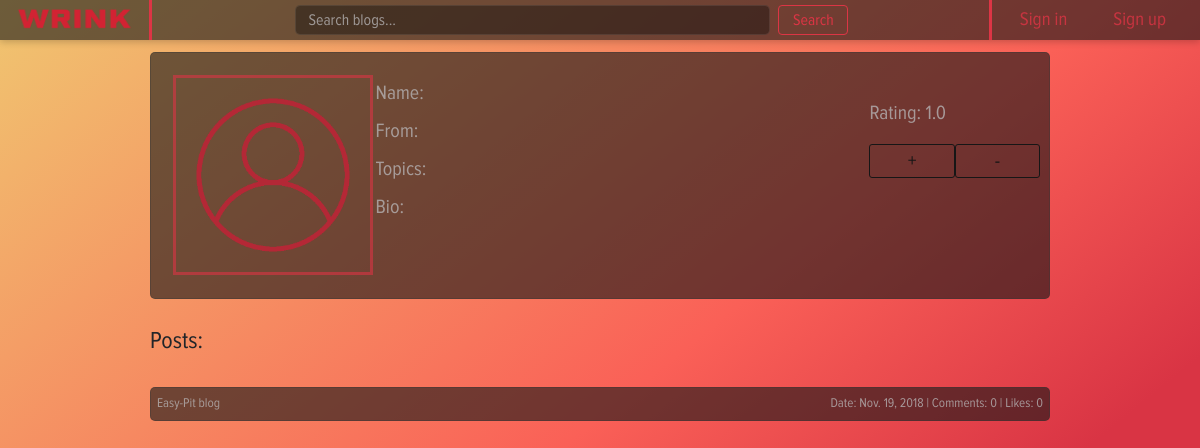
Page /profile/8 on the earlier database version.
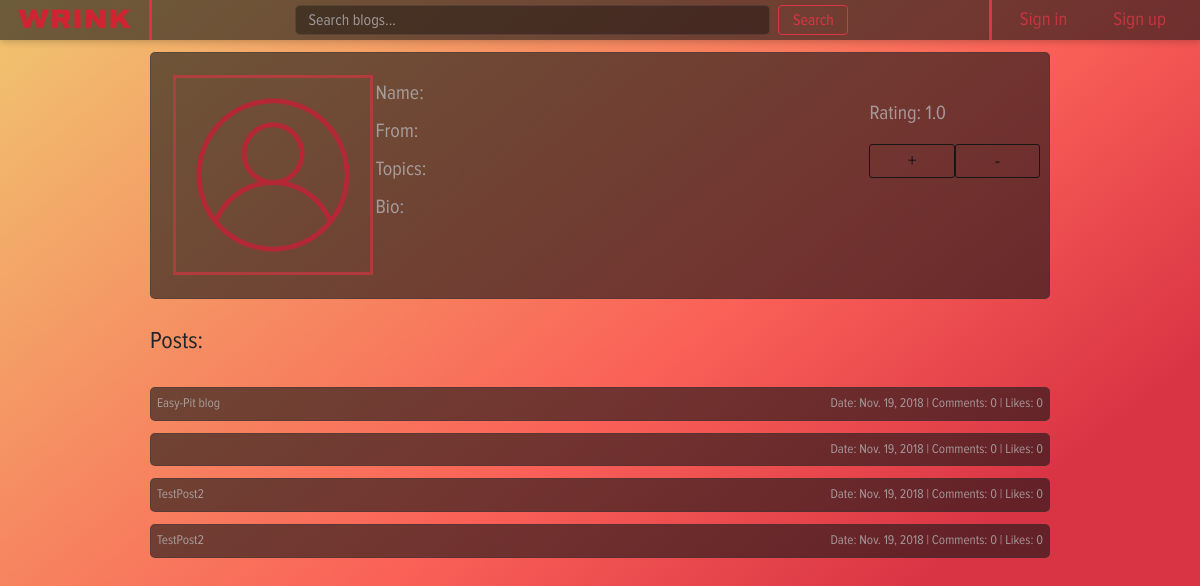
Same page on the later database version.
### post/models.py (models this page shows)
class Post(models.Model):
    title = models.CharField(max_length=100, blank=True)
    body = FroalaField(theme='dark')
    date = models.DateField(blank=True)
    author = models.ForeignKey(User, on_delete=models.CASCADE)
    voters = models.ManyToManyField(Profile)
    likes = models.IntegerField(default=0, blank=True)
    def get_absolute_url(self):
        return reverse_lazy('post_page', kwargs={'post_id': self.id})

### user_profile/views.py (the view, shortened to what this page needs)
# urls.py: re_path(r'^(?P<profile_id>\d+)$', views.profile_page, name='profile_page'),
def profile_page(request, profile_id):
    context = authenticated(request)
    user_profile = request.user
    try:
        profile = Profile.objects.get(pk=profile_id)
        user_profile = profile.user
        context['posts'] = Post.objects.filter(author=user_profile)
    except ObjectDoesNotExist:
        return redirect('home_page')
    context['user_profile'] = user_profile
    context['rating'] = count_rating(user_profile)
    return render(request, 'profile/profile_page.html', context)

### home/views.py (called while the page is built)
def check_authentication(request):
    context = dict()
    context['authenticated'] = request.user.is_authenticated
    if context['authenticated']:
        context['user'] = request.user
    return context

### user_profile/views.py (called while the page is built)
def count_rating(user):
    try:
        rating = user.profile.likes / user.profile.voters.count()
    except ZeroDivisionError:
        rating = 1.0
    return rating

### user_profile/templates/profile/profile_page.html (shortened to what this page needs)
{% extends "wrapper.html" %}
{% block style %}
    <link rel="stylesheet" href="/static/css/profile_style.css">
{% endblock %}
{% block content %}
    <div class="row">
        <div class="column" style="width: 25%;">
            <img src="/static/images/account.png" id="photo" alt="photo">
        </div>
        <div class="column">
            <div style="margin-top: 5%;">
                <label class="label">Name: {{ user_profile.first_name }}</label>
            </div>
            <div>
                <label class="label">From: {{ user_profile.profile.location }}</label>
            </div>
            <div>
                <label class="label">Topics: {{ user_profile.profile.topics }}</label>
            </div>
            <div>
                <label class="label">Bio: {{ user_profile.profile.bio }}</label>
            </div>
        </div>
        <div class="column" style="width: 20%;">
            <div style="margin-top: 25%;">
                <label class="label">Rating: {{ rating }}</label>
                <div style="margin-right: 5%;">
                    <form action="" method="post">{% csrf_token %}
                        <button type="submit" class="postButton" name="plus">+</button>
                    </form>
                    <form action="" method="post">{% csrf_token %}
                        <button type="submit" class="minusButton" name="minus">-</button>
                    </form>
                </div>
            </div>
        </div>
    </div>
    <div class="row" id="breaker">
        <p>
            Posts:
        </p>
    </div>
    {% if posts %}
        {% for post in posts %}
            <div class="row" id="postLine">
                <a href="{{ post.get_absolute_url }}" id="post">{{ post.title }}</a>
                <span class="info">
                    <span class="infoElement">Date: {{ post.date }}</span> |
                    <span class="infoElement">Comments: {{ post.comment_set.count }}</span> |
                    <span class="infoElement">Likes: {{ post.likes }}</span>
                </span>
            </div>
        {% endfor %}
    {% else %}
        <div class="row" id="breaker">
            <p>
                There is no any post yet...
            </p>
        </div>
    {% endif %}
{% endblock %}

### templates/wrapper.html (shortened to what this page needs)
<!DOCTYPE html>
<html>
<head>
  <link rel="stylesheet" href="/static/css/bootstrap.min.css" type="text/css">
  <link rel="stylesheet" href="/static/css/base_style.css">
    {% block style %} {% endblock %}
</head>
<body>
  <nav class="navbar navbar-expand-lg sticky-top">
    <a href="/" class="navbar-brand">
      <img src="/static/images/label.png" width="120" height="50" alt="logo">
    </a>
    <div class="collapse navbar-collapse" id="navbarToggler">
      <div class="vl"></div>
      <form class="form-inline my-2 my-lg-0" action="/search" method="get">
        <input type="text" class="form-control mr-lg-2 input-lg" id="menuInput" name="search" placeholder="Search blogs..." aria-label="Search">
        <button class="btn btn-outline-danger my-2 my-sm-0" style="width:70px; height: 30px; padding: 0em;">Search</button>
      </form>
      <div class="vl"></div>
      <div class="text-right">
        <ul class="navbar-nav mr-auto float-right">
            {% if authenticated %}
                <li class="nav-item">
                    <a href="{{ user.profile.get_absolute_url }}" class="nav-link">
                        <img src="/static/images/account.png" width="27" height="27" alt="account">
                        {{user.username}}
                    </a>
                </li>
                <li class="nav-item">
                     <a href="/write" class="nav-link">Write</a>
                </li>
                <li class="nav-item">
                    <a href="/settings" class="nav-link">Settings</a>
                </li>
                <li class="nav-item">
                    <a href="/sign-out" class="nav-link">Sign out</a>
                </li>
            {% else %}
                <li class="nav-item">
                    <a href="/sign-in" class="nav-link">Sign in</a>
                </li>
                <li class="nav-item">
                    <a href="/sign-up" class="nav-link">Sign up</a>
                </li>
            {% endif %}
        </ul>
      </div>
    </div>
  </nav>
  {% block content %}
  {% endblock %}
</body>
</html>

### home/static/css/base_style.css (style rules this page uses)
body { background: linear-gradient(141deg, #f0c670 0%, #fa6057 51%, #d93444 75%) fixed; font-family: proximanova; font-size: 19px; }
.vl { border-left: 3px solid #dc3545; height: 40px; top: 0; margin-left: -3px; }
.navbar { height: 40px; box-shadow: 0 2px 7px 0 rgba(0, 0, 0, 0.2); background-color: rgba(22, 22, 22, 0.6); }
.navbar-nav > li { padding-left:20px; padding-right:10px; }
.nav-link { color: rgba(220, 53, 69, 0.8); }
#menuInput { width: 475px; height: 30px; background-color: rgba(10, 10,10, 0.4); border: 1px solid rgba(55, 55, 55, 0.4); color: rgba(222, 220, 221, 0.8); border-radius: 5px; }
#menuInput::placeholder { color: rgba(180, 178, 179, 0.8); }

### user_profile/static/css/profile_style.css (style rules this page uses)
input.form-control, button.postButton { margin: auto; vertical-align: middle; }
#photo { width: 200px; height: 200px; margin: 10%; border: 3px solid rgba(220, 53, 69, 0.6); }
.row { width: 75%; display: table; table-layout: fixed; margin: 1% auto auto auto; background-color: rgba(22, 22, 22, 0.6); border: 1px solid rgba(55, 55, 55, 0.4); border-radius: 5px; position: relative; }
.column { overflow: auto; display: table-cell; vertical-align: top; color: rgba(180, 178, 179, 0.8); font-size: 20px; }
label.uploadButton, button.postButton, button.minusButton { height: 50%; width: 50%; margin-top: 5%; border-radius: 3px; background-color: Transparent; color: #161616;; border: 1px solid #161616; float: left; }
label.uploadButton, button.postButton, button.minusButton { transition-duration: 0.4s; }
.info { right: 0; }
#postLine { display: flex; flex-direction: row; justify-content: space-between; padding: 0.5%; font-size: 1.1vw; color: rgba(180, 178, 179, 0.8); }
#post { color: rgba(180, 178, 179, 0.8); }
.infoElement { align-self: auto; margin: auto; }
#breaker { font-size: 2vw; background-color: Transparent; border: 0; margin: 2% auto 0 auto; }

Differences in the rows shown:
added Post: date "Nov. 19, 2018", comment_set.count "0", likes "0"
added Post: title "TestPost2", date "Nov. 19, 2018", comment_set.count "0", likes "0"
added Post: title "TestPost2", date "Nov. 19, 2018", comment_set.count "0", likes "0"
